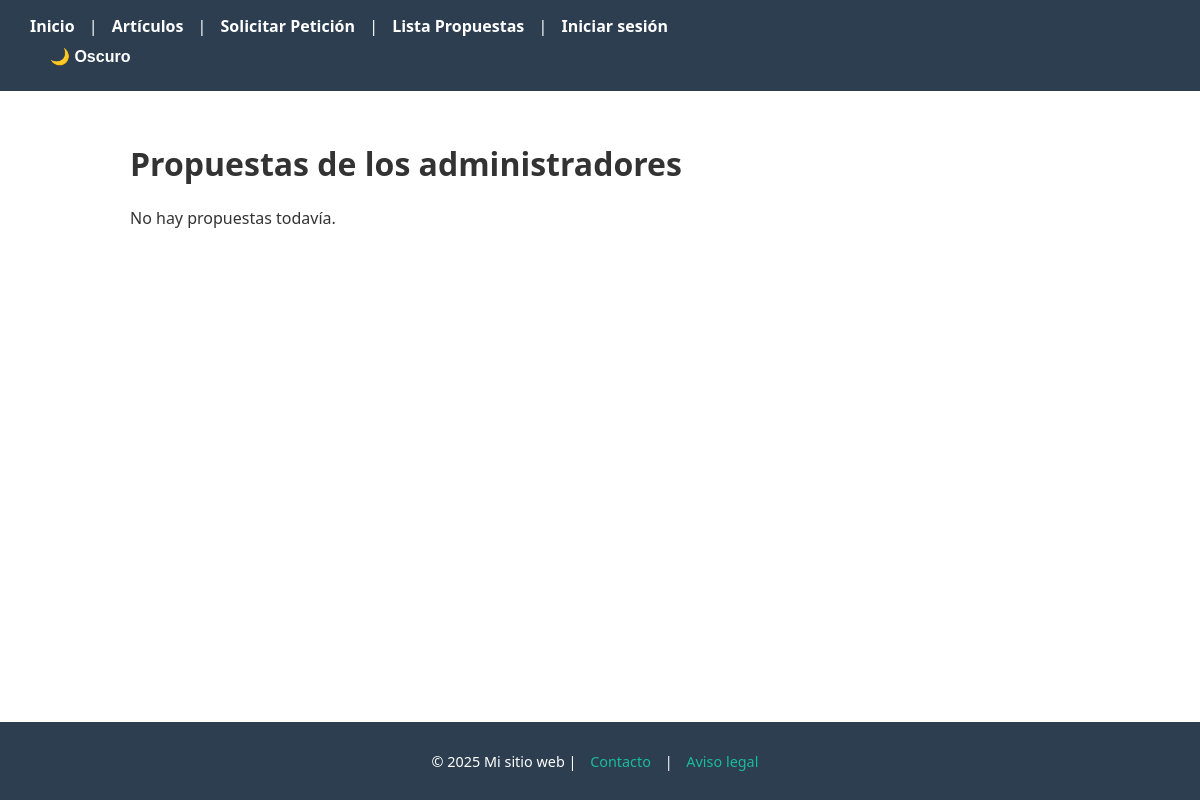
The app's page /propuestas/, older data.
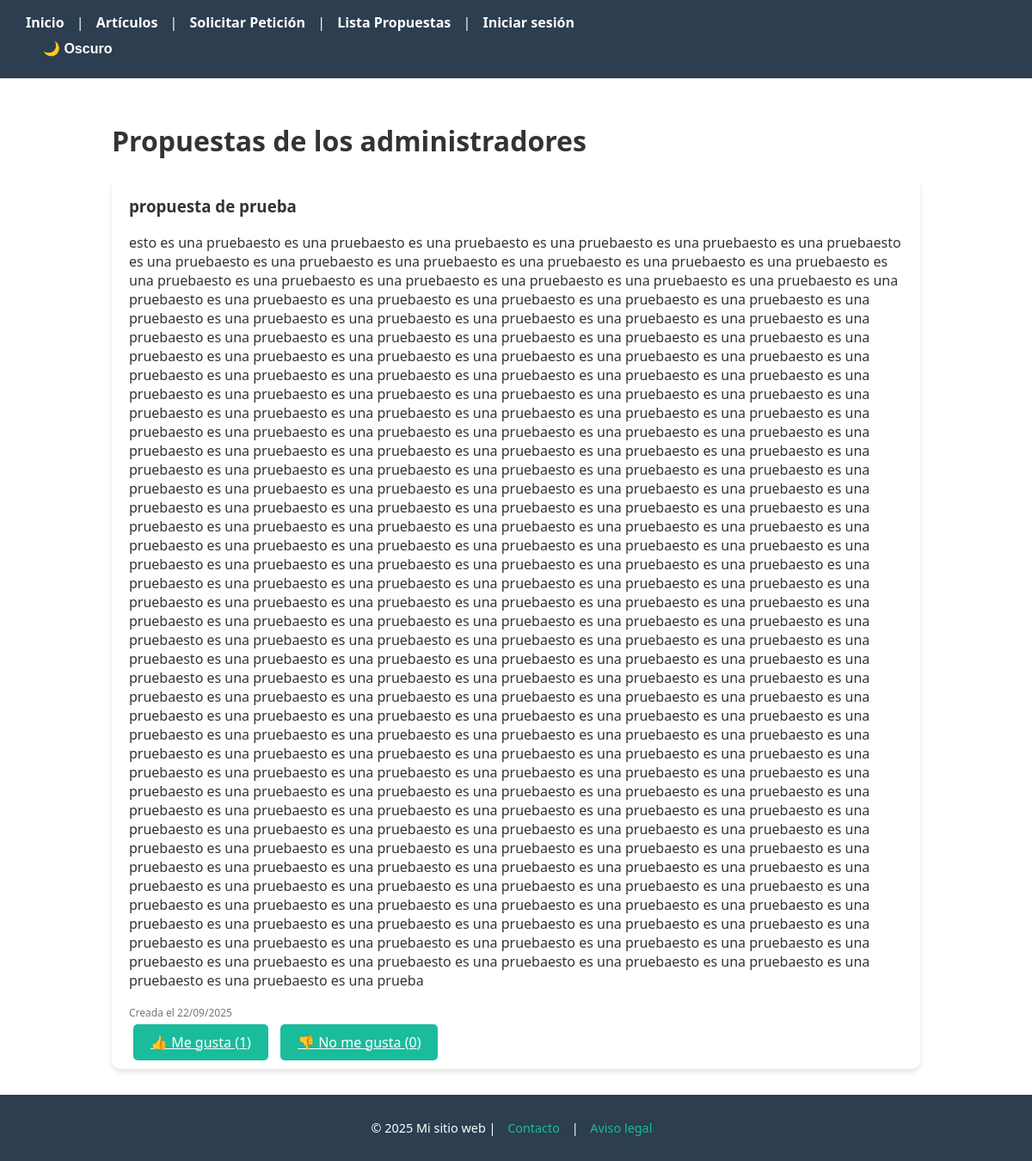
The same page, newer data.
### blog/models.py (models this page shows, shortened)
class Propuesta(models.Model):
    titulo = models.CharField(max_length=200)
    descripcion = models.TextField()
    fecha_creacion = models.DateTimeField(auto_now_add=True)
    def votos_positivos(self):
        return self.votos.filter(valor=True).count()
    def votos_negativos(self):
        return self.votos.filter(valor=False).count()

### blog/views.py (the view)
# urls.py: path("propuestas/", views.lista_propuestas, name="lista_propuestas"),
def lista_propuestas(request):
    propuestas = Propuesta.objects.all()
    return render(request, "blog/propuestas.html", {"propuestas": propuestas})

### blog/templates/blog/propuestas.html (shortened to what this page needs)
{% extends "base.html" %}
{% block content %}
<h1 class="mb-4">Propuestas de los administradores</h1>
<div class="propuestas-container">
{% for propuesta in propuestas %}
    <div class="propuesta-card">
        <h3>{{ propuesta.titulo }}</h3>
        <p>{{ propuesta.descripcion }}</p>
        <p class="fecha"><small>Creada el {{ propuesta.fecha_creacion|date:"d/m/Y" }}</small></p>
        <div class="acciones">
            <a href="{% url 'votar' propuesta.id 1 %}" class="btn btn-success">👍 Me gusta ({{ propuesta.votos_positivos }})</a>
            <a href="{% url 'votar' propuesta.id 0 %}" class="btn btn-danger">👎 No me gusta ({{ propuesta.votos_negativos }})</a>
        </div>
    </div>
{% empty %}
    <p>No hay propuestas todavía.</p>
{% endfor %}
</div>
{% endblock %}

Row changes from the older to the newer data that the page shows:
added Propuesta: titulo "propuesta de prueba", descripcion "esto es una pruebaesto es una pruebaesto es una pruebaesto es una pruebaesto es una pruebaesto es una pruebaesto es una pruebaesto es una pruebaesto es una pruebaesto es una pruebaesto es una pruebaesto es una pruebaesto es una pruebaesto es una pruebaesto es una pruebaesto es una pruebaesto es una pruebaesto es una pruebaesto es una pruebaesto es una pruebaesto es una pruebaesto es una pruebaesto es una pruebaesto es una pruebaesto es una pruebaesto es una pruebaesto es una pruebaesto es una pruebaesto es una pruebaesto es una pruebaesto es una pruebaesto es una pruebaesto es una pruebaesto es una pruebaesto es una pruebaesto es una pruebaesto es una pruebaesto es una pruebaesto es una…", fecha_creacion "22/09/2025", votos_positivos "1", votos_negativos "0"
Text that changed along with them:
text no longer shown: "No hay propuestas todavía."
